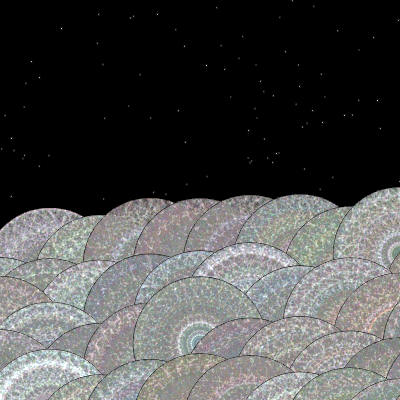
Frame 1 (no input)
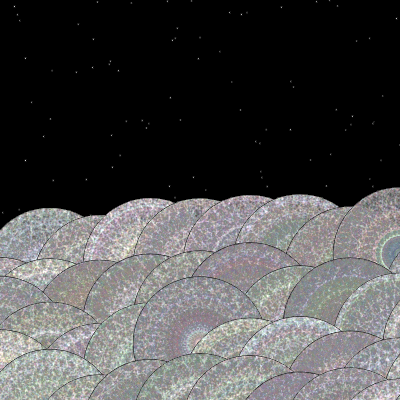
Frame 2 (the mouse pressed at the canvas centre, redrawn once)

The p5.js sketch that drew these frames (run headless with seeded random() and noise() and a simulated clock; the mouse was pressed at the canvas centre and the sketch redrawn once):

// p5.js sketch
// ── sketch.js
function setup() {
  createCanvas(400, 400);
}

function draw() {
  background(0);

  for (var i = 0; i < 100; i++) {
    let x = random(400);
    let y = random(250);

    circle(x, y, 2);
  }

  for (var i = 60; i < 100; i++) {
    mask = createGraphics(400, 400);
    mask.translate(0, -50);
    mask.colorMode(HSL, 1);
    let x = (abs(i) % 10) * 50;
    let y = floor(i / 10) * 50;

    y += 100 * noise(x / 100, y / 100) - 20;
    mask.translate(x, y);
    // mask.background(0)
    mask.blendMode(ADD);
    mask.noFill();
    // mask.noStroke()
    ctx = mask.canvas.getContext('2d');
    mask.circle(0, 0, 400 / 3);
    ctx.clip();
    eye(mask);
    image(mask, 0, 0);
  }

  noLoop();
}

function eye(mask) {
  let layers = 100;
  for (var i = 0; i < layers; i++) {
    layer(i, mask);
  }
}

function layer(lay, mask) {
  let n = random(20);
  let n2 = random(10, 40);
  let r = 300;

  for (var j = 0; j < n2; j++) {
    mask.rotate((2 * PI) / n2);
    for (var i = 0; i < n; i++) {
      mask.stroke(nc(i + lay * 100));
      let t = map(i, 0, n, 0, 10 * PI);
      let t2 = t * 1.2;
      let x = r * cos(t);
      let y = r * sin(t);

      let x2 = r * cos(t2);
      let y2 = r * sin(t2);

      mask.line(x, y, x2, y2);
    }
  }
}

function nc(i) {
  i = i / 50;
  return color(255 * noise(i), 255 * noise(i + 1), 255 * noise(i + 2), 10);
}
